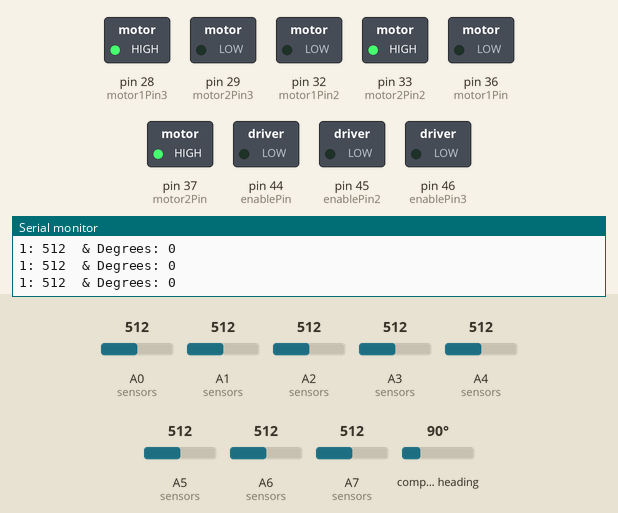
Recording of a sketch running on a simulated Arduino Mega 2560, built with avr-gcc and run on an emulated ATmega2560. Shown: switched loads named in the sketch (green lamp = pin HIGH), the last lines printed to the serial monitor. The inputs (shaded band) are chosen by the test bench; at power-on: A1 (sensors) = 512, compass heading 90°, A0 (sensors) = 512, A2 (sensors) = 512, A3 (sensors) = 512, A4 (sensors) = 512, A5 (sensors) = 512, A6 (sensors) = 512, A7 (sensors) = 512.

Above: at 1.8 s.
1.9 s: A1 (sensors) set to 684
3.4 s: A1 (sensors) set to 713
At 4.1 s:
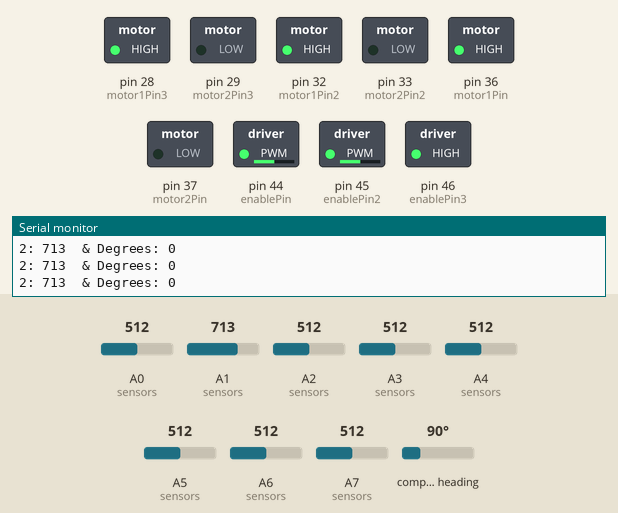
4.9 s: compass heading set to 79°
7.9 s: compass heading set to 71°
At 9.1 s:
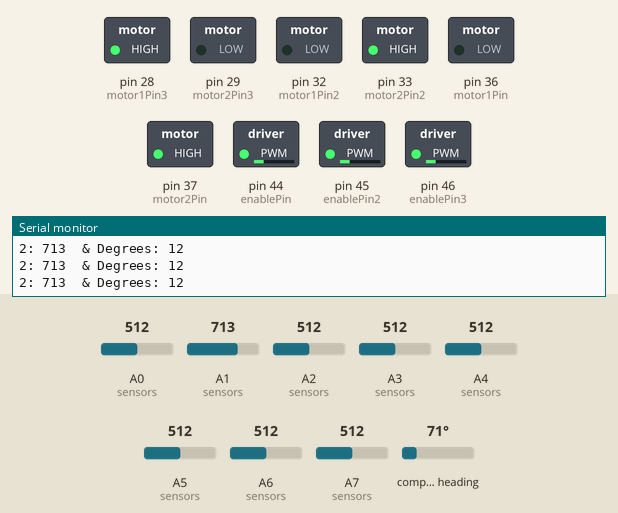
9.4 s: compass heading set to 180°
At 10.5 s:
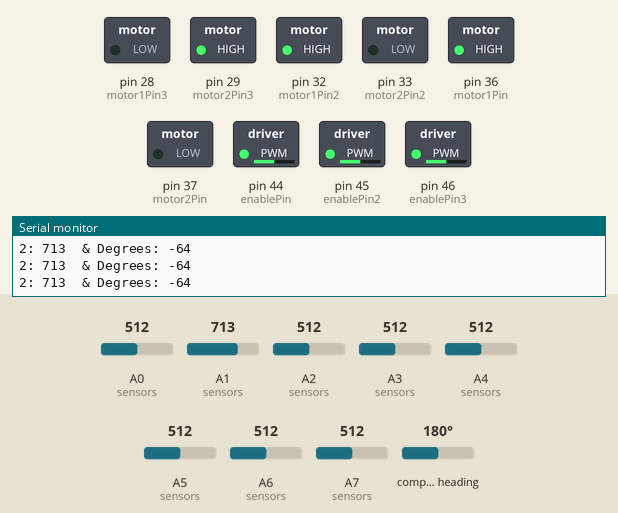
10.9 s: compass heading set to 269°
At 11.6 s:
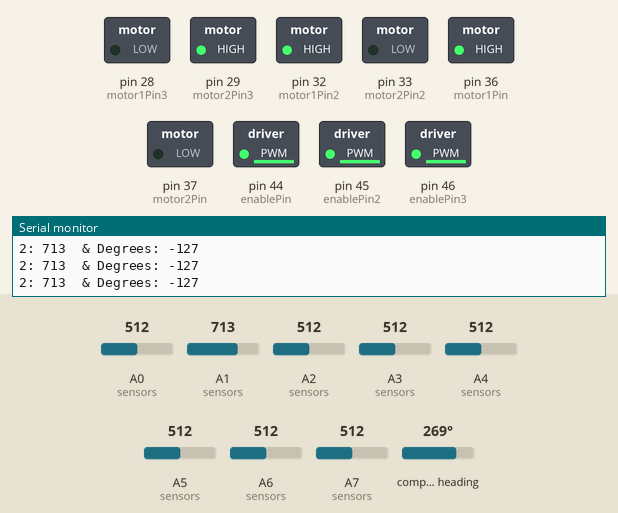
Timing chart, 0 to 13.4 s (numbered marks = the images above; inputs shaded):
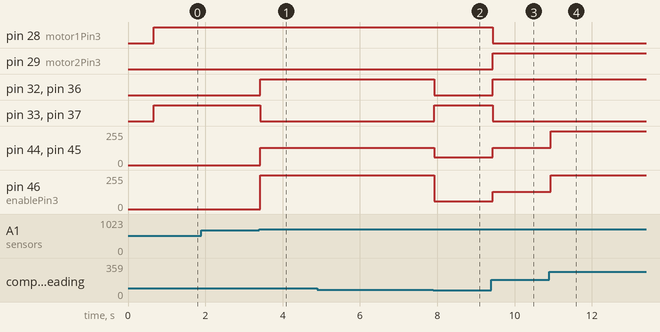

The sketch:

Soccer.ino
```cpp
#include <Wire.h>
#include <Adafruit_Sensor.h>
#include <Adafruit_HMC5883_U.h>
#include <NewPing.h>

#define TRIGGER_PIN  50
#define ECHO_PIN     51
#define TRIGGER_PIN2  52
#define ECHO_PIN2     53
#define TRIGGER_PIN3  48
#define ECHO_PIN3     49
#define MAX_DISTANCE 200

NewPing sonar(TRIGGER_PIN, ECHO_PIN, MAX_DISTANCE);
NewPing sonar2(TRIGGER_PIN2, ECHO_PIN2, MAX_DISTANCE);
NewPing sonar3(TRIGGER_PIN3, ECHO_PIN3, MAX_DISTANCE);

int sensor[8];
int x1,y1,z1,x_read,y_read;
int max = 0, num;

/* Assign a unique ID to this sensor at the same time */
Adafruit_HMC5883_Unified mag = Adafruit_HMC5883_Unified(12345);

const int motor1Pin = 36;    // H-bridge leg 1 (pin 2, 1A)
const int motor2Pin = 37;    // H-bridge leg 2 (pin 7, 2A)
const int enablePin = 44;    // H-bridge enable pin

const int motor1Pin2 = 32;    // H-bridge leg 1 (pin 2, 1A)
const int motor2Pin2 = 33;    // H-bridge leg 2 (pin 7, 2A)
const int enablePin2 = 45;    // H-bridge enable pin

const int motor1Pin3 = 28;    // H-bridge leg 1 (pin 2, 1A)
const int motor2Pin3 = 29;    // H-bridge leg 2 (pin 7, 2A)
const int enablePin3 = 46;    // H-bridge enable pin

void sensors(){
    max = 0;
    sensor[0] = analogRead(A0);
    sensor[1] = analogRead(A1);
    sensor[2] = analogRead(A2);
    sensor[3] = analogRead(A3);
    sensor[4] = analogRead(A4);
    sensor[5] = analogRead(A5);
    sensor[6] = analogRead(A6);
    sensor[7] = analogRead(A7);
    for (int i = 0; i < 8; i++){
      if (sensor[i] > max){
        max = sensor[i];
        num = i;
      }
    }
    num++;
    if (num==8) num = 0;
}

void motorController(int motor1, int motor2, int motor3){

  if (motor1 > 255) motor1 = 255;
  if (motor2 > 255) motor2 = 255;
  if (motor3 > 255) motor3 = 255;
  if (motor1 < -255) motor1 = -255;
  if (motor1 < -255) motor2 = -255;
  if (motor1 < -255) motor3 = -255;

  if (motor2 >= 0){
    analogWrite(enablePin, motor2);
    digitalWrite(motor1Pin, LOW);
    digitalWrite(motor2Pin, HIGH);
  }
  else if (motor2 < 0){
    analogWrite(enablePin, 0-motor2);
    digitalWrite(motor1Pin, HIGH);
    digitalWrite(motor2Pin, LOW);
  }

  if (motor1 >= 0){
    analogWrite(enablePin2, motor1);
    digitalWrite(motor1Pin2, LOW);
    digitalWrite(motor2Pin2, HIGH);
  }
  else if (motor1 < 0){
    analogWrite(enablePin2, 0-motor1);
    digitalWrite(motor1Pin2, HIGH);
    digitalWrite(motor2Pin2, LOW);
  }

  if (motor3 >= 0){
    analogWrite(enablePin3, motor3);
    digitalWrite(motor1Pin3, HIGH);
    digitalWrite(motor2Pin3, LOW);
  }
  else if (motor3 < 0){
    analogWrite(enablePin3, 0-motor3);
    digitalWrite(motor1Pin3, LOW);
    digitalWrite(motor2Pin3, HIGH);
  }
}

void displaySensorDetails(void)
{
  sensor_t sensor;
  mag.getSensor(&sensor);
  Serial.println("------------------------------------");
  Serial.print  ("Sensor:       "); Serial.println(sensor.name);
  Serial.print  ("Driver Ver:   "); Serial.println(sensor.version);
  Serial.print  ("Unique ID:    "); Serial.println(sensor.sensor_id);
  Serial.print  ("Max Value:    "); Serial.print(sensor.max_value); Serial.println(" uT");
  Serial.print  ("Min Value:    "); Serial.print(sensor.min_value); Serial.println(" uT");
  Serial.print  ("Resolution:   "); Serial.print(sensor.resolution); Serial.println(" uT");
  Serial.println("------------------------------------");
  Serial.println("");
  delay(500);
}

void setup(void)
{
  Serial.begin(9600);
  Serial.println("HMC5883 Magnetometer Test"); Serial.println("");
  pinMode(motor1Pin, OUTPUT);
  pinMode(motor2Pin, OUTPUT);
  pinMode(enablePin, OUTPUT);

  pinMode(motor1Pin2, OUTPUT);
  pinMode(motor2Pin2, OUTPUT);
  pinMode(enablePin2, OUTPUT);

  pinMode(motor1Pin3, OUTPUT);
  pinMode(motor2Pin3, OUTPUT);
  pinMode(enablePin3, OUTPUT);
  /* Initialise the sensor */
  if(!mag.begin())
  {
    /* There was a problem detecting the HMC5883 ... check your connections */
    Serial.println("Ooops, no HMC5883 detected ... Check your wiring!");
    while(1);
  }

  /* Display some basic information on this sensor */
  displaySensorDetails();
  sensors_event_t event;
  mag.getEvent(&event);

  /* Display the results (magnetic vector values are in micro-Tesla (uT)) */
  /*Serial.print("X: "); Serial.print(event.magnetic.x); Serial.print("  ");
  Serial.print("Y: "); Serial.print(event.magnetic.y); Serial.print("  ");
  Serial.print("Z: "); Serial.print(event.magnetic.z); Serial.print("  ");Serial.println("uT");*/

  // Hold the module so that Z is pointing 'up' and you can measure the heading with x&y
  // Calculate heading when the magnetometer is level, then correct for signs of axis.
  float heading = atan2(event.magnetic.y, event.magnetic.x);

  // Once you have your heading, you must then add your 'Declination Angle', which is the 'Error' of the magnetic field in your location.
  // Find yours here: http://www.magnetic-declination.com/
  // Mine is: -13* 2' W, which is ~13 Degrees, or (which we need) 0.22 radians
  // If you cannot find your Declination, comment out these two lines, your compass will be slightly off.
  float declinationAngle = 0.22;
  heading += declinationAngle;

  // Correct for when signs are reversed.
  if(heading < 0)
    heading += 2*PI;

  // Check for wrap due to addition of declination.
  if(heading > 2*PI)
    heading -= 2*PI;

  // Convert radians to degrees for readability.
  float headingDegrees = heading * 180/M_PI;
  x1 = headingDegrees*255/360;
  if (x1 > 128) x1-=255;
  if (x1 <-128) x1+=255;

}

void loop(void)
{

  /////////////////COMPASS
  sensors_event_t event;
  mag.getEvent(&event);
  float heading = atan2(event.magnetic.y, event.magnetic.x);
  float declinationAngle = 0.22;
  heading += declinationAngle;
  if(heading < 0)
    heading += 2*PI;
  if(heading > 2*PI)
    heading -= 2*PI;
  float headingDegrees = heading * 180/M_PI;
  x_read = x1 - ((headingDegrees * 255) / 360);
  if (x_read > 128) x_read -= 255;
  if (x_read <-128) x_read += 255;
  Serial.print(num);Serial.print(": ");Serial.print(max);Serial.print("  & Degrees: "); Serial.println(x_read);
  /////////////////////////

  int cmp = x_read * 2;
  //cmp = 0;

  sensors();


  if (max > 700){


    if (cmp > 20 || cmp < -15) {
      if (cmp > 0 && cmp < 600) cmp += (60 - cmp);
      if (cmp < 0 && cmp > -60) cmp -= (60 + cmp);
      motorController(0+cmp,0+cmp,0+cmp);
    }

    else{
      cmp = 0;

      if (sensor[6] > 600 && sensor[7] > 600 && sensor[0] > 600) motorController(255+cmp,-255+cmp,0+cmp);

      else if (num == 0) motorController(255+cmp,-255+cmp,0+cmp);

      else if (max > 900){

        if (num == 1) motorController(-255+cmp,0+cmp,255+cmp);
        else if (num == 2) motorController(-255+cmp,255+cmp,0+cmp);
        else if (num == 3) motorController(0+cmp,255+cmp,-255+cmp);
        else if (num == 4) motorController(-128+cmp,-128+cmp,255+cmp);
        else if (num == 5) motorController(-255+cmp,128+cmp,128+cmp);
        else if (num == 6) motorController(-255+cmp,255+cmp,0+cmp);
        else if (num == 7) motorController(0+cmp,255+cmp,-255+cmp);

      }
      else if (max>700){

        if (num == 1) motorController(0+cmp,-255+cmp,255+cmp); //2
        else if (num == 2) motorController(-128+cmp,-128+cmp,255+cmp); //3
        else if (num == 3) motorController(-255+cmp,0+cmp,255+cmp); //4
        else if (num == 4) motorController(-255+cmp,255+cmp,0+cmp);
        else if (num == 5) motorController(0+cmp,255+cmp,-255+cmp);
        else if (num == 6) motorController(128+cmp,128+cmp,-255+cmp);
        else if (num == 7) motorController(255+cmp,0+cmp,-255+cmp);

      }
    }
  }

  else{

    if (cmp > 20 || cmp < -15) cmp = 0;
    if (cmp > 0 && cmp < 60) cmp += (60 - cmp);
    if (cmp < 0 && cmp > -60) cmp -= (60 + cmp);
    motorController(0+cmp,0+cmp,0+cmp);
  }

  //delay(20);
}
```

Measured:
- the behaviour switches between 700 and 701 on A1 (sensors) (found by bisection; images 0 and 1)
- the behaviour switches between 74 and 73° on compass heading (found by bisection; images 1 and 2)
- after the input at 3.4 s, pin 32 (motor1Pin2), pin 36 (motor1Pin): LOW → HIGH at once; pin 33 (motor2Pin2), pin 37 (motor2Pin): HIGH → LOW at once; pin 44 (enablePin), pin 45 (enablePin2): 0/255 → 128/255 at once; pin 46 (enablePin3): 0/255 → 255/255 at once
- after the input at 7.9 s, pin 32 (motor1Pin2), pin 36 (motor1Pin): HIGH → LOW at once; pin 33 (motor2Pin2), pin 37 (motor2Pin): LOW → HIGH at once; pin 44 (enablePin), pin 45 (enablePin2): 128/255 → 60/255 at once; pin 46 (enablePin3): 255/255 → 60/255 at once
- after the input at 9.4 s, pin 28 (motor1Pin3), pin 33 (motor2Pin2), pin 37 (motor2Pin): HIGH → LOW at once; pin 29 (motor2Pin3), pin 32 (motor1Pin2), pin 36 (motor1Pin): LOW → HIGH at once; pin 44 (enablePin), pin 45 (enablePin2), pin 46 (enablePin3): 60/255 → 128/255 at once
- after the input at 10.9 s, pin 44 (enablePin), pin 45 (enablePin2), pin 46 (enablePin3): 128/255 → 254/255 at once
